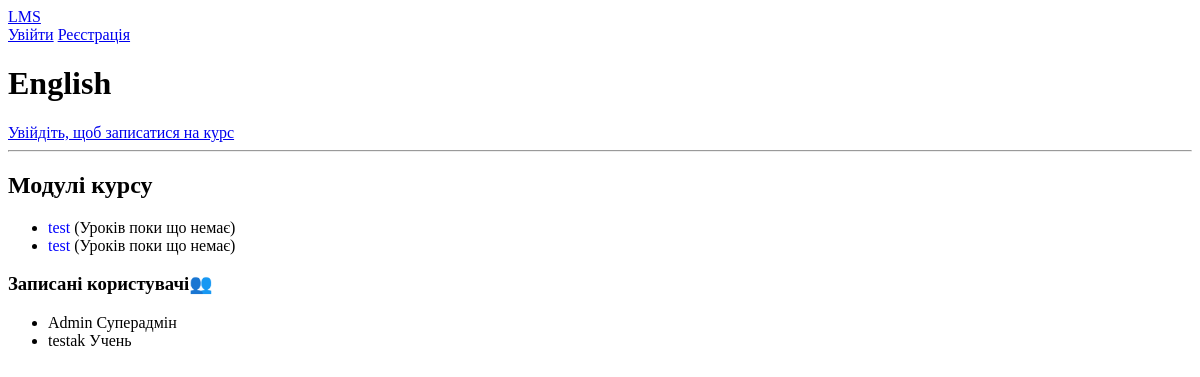
Before: /course/3/ with the older database file.
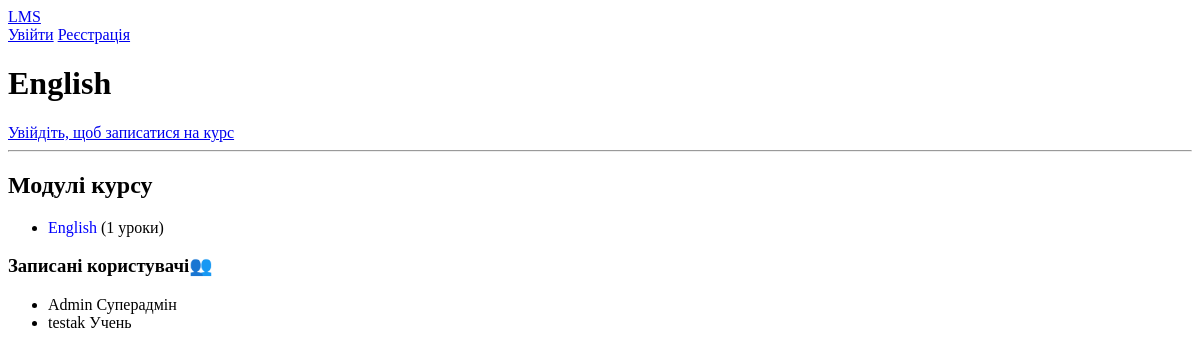
After: the same page with the newer database file.
### lms/models.py (models this page shows, shortened)
class Module(models.Model):
    course = models.ForeignKey(Course, on_delete=models.CASCADE, related_name='modules')
    title = models.CharField(max_length=200)

### lms/views.py (the view)
# urls.py: path('course/<int:course_id>/', views.course_detail, name='course_detail'),
def course_detail(request, course_id):
    course = get_object_or_404(Course, id=course_id)
    enrolled = False
    if request.user.is_authenticated:
        enrolled = Enrollment.objects.filter(
            user=request.user,
            course=course
        ).exists()
    can_create_module = False
    if request.user.is_authenticated:
        if request.user.is_superuser:
            can_create_module = True
        elif hasattr(request.user, "profile"):
            if request.user.profile.role in ["teacher", "admin"]:
                can_create_module = True
    enrolled_users = User.objects.filter(
        enrollment__course=course
    ).select_related("profile")
    if request.method == "POST" and can_create_module:
        module_title = request.POST.get("module_title")
        if module_title:
            Module.objects.create(course=course, title=module_title)
            return redirect("course_detail", course_id=course.id)
    return render(request, "lms/course_detail.html", {
        "course": course,
        "enrolled": enrolled,
        "can_create_module": can_create_module,
        "enrolled_users": enrolled_users
    })

### lms/templates/lms/course_detail.html (shortened to what this page needs)
{% extends "base.html" %}
{% block content %}
<h1>{{ course.title }}</h1>
{% if user.is_authenticated %}
    {% if enrolled %}
        <p>Ви вже записані на цей курс</p>
    {% else %}
        <form method="post" action="{% url 'enroll_course' course.id %}">
            {% csrf_token %}
            <button type="submit">Записатися на курс</button>
        </form>
    {% endif %}
{% if can_create_module %}
    <hr>
    <div class="module-box">
        <h5 class="text-black mb-3">Додати новий модуль</h5>
        <form method="post">
            {% csrf_token %}
            <input type="text"
                   name="module_title"
                   class="module-input"
                   placeholder="Назва модуля"
                   required>
            <button type="submit" class="module-btn">
                ➕ Створити модуль
            </button>
        </form>
    </div>
{% endif %}
{% else %}
    <a href="{% url 'login' %}">Увійдіть, щоб записатися на курс</a>
{% endif %}
<hr>
<h2>Модулі курсу</h2>
<ul>
  {% for module in course.modules.all %}
    <li>
      <a href="{% url 'module_detail' module.id %}" class="custom-link">
        {{ module.title }}
      </a>
      {% if module.lessons.count > 0 %}
        ({{ module.lessons.count }} уроки)
      {% else %}
        (Уроків поки що немає)
      {% endif %}
    </li>
  {% empty %}
    <li>Модулів поки що немає</li>
  {% endfor %}
</ul>
<h3 class="mt-4">Записані користувачі👥</h3>
<ul class="list-group">
  {% for user in enrolled_users %}
    <li class="list-group-item d-flex justify-content-between align-items-center">
      {{ user.username }}
      <span class="badge bg-secondary">
        {% if user.is_superuser %}
          Суперадмін
        {% elif user.profile.role == "admin" %}
          Адмін
        {% elif user.profile.role == "teacher" %}
          Вчитель
        {% else %}
          Учень
        {% endif %}
      </span>
    </li>
  {% empty %}
    <li class="list-group-item">Ніхто ще не записаний🚫</li>
  {% endfor %}
</ul>
{% endblock %}

Changed rows visible on the page:
removed Module: title "test", shows "(Уроків поки що немає)"
removed Module: title "test", shows "(Уроків поки що немає)"
added Module: title "English", lessons.count "1"
